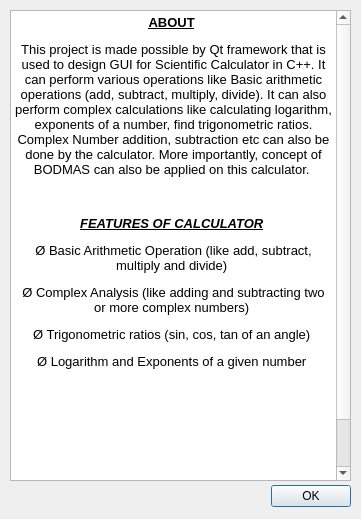
<?xml version="1.0" encoding="UTF-8"?>
<ui version="4.0">
 <class>about</class>
 <widget class="QDialog" name="about">
  <property name="geometry">
   <rect>
    <x>0</x>
    <y>0</y>
    <width>361</width>
    <height>519</height>
   </rect>
  </property>
  <property name="windowTitle">
   <string>Dialog</string>
  </property>
  <widget class="QDialogButtonBox" name="buttonBox">
   <property name="geometry">
    <rect>
     <x>10</x>
     <y>480</y>
     <width>341</width>
     <height>32</height>
    </rect>
   </property>
   <property name="orientation">
    <enum>Qt::Horizontal</enum>
   </property>
   <property name="standardButtons">
    <set>QDialogButtonBox::Ok</set>
   </property>
  </widget>
  <widget class="QTextBrowser" name="textBrowser">
   <property name="geometry">
    <rect>
     <x>10</x>
     <y>10</y>
     <width>341</width>
     <height>471</height>
    </rect>
   </property>
   <property name="html">
    <string>&lt;!DOCTYPE HTML PUBLIC &quot;-//W3C//DTD HTML 4.0//EN&quot; &quot;http://www.w3.org/TR/REC-html40/strict.dtd&quot;&gt;
&lt;html&gt;&lt;head&gt;&lt;meta name=&quot;qrichtext&quot; content=&quot;1&quot; /&gt;&lt;meta charset=&quot;utf-8&quot; /&gt;&lt;style type=&quot;text/css&quot;&gt;
p, li { white-space: pre-wrap; }
hr { height: 1px; border-width: 0; }
li.unchecked::marker { content: &quot;\2610&quot;; }
li.checked::marker { content: &quot;\2612&quot;; }
&lt;/style&gt;&lt;/head&gt;&lt;body style=&quot; font-family:'Segoe UI'; font-size:9pt; font-weight:400; font-style:normal;&quot;&gt;
&lt;p align=&quot;center&quot; style=&quot; margin-top:12px; margin-bottom:12px; margin-left:0px; margin-right:0px; -qt-block-indent:0; text-indent:0px;&quot;&gt;&lt;span style=&quot; font-size:10pt; font-weight:700; text-decoration: underline;&quot;&gt;ABOUT&lt;/span&gt;&lt;span style=&quot; font-size:10pt;&quot;&gt; &lt;/span&gt;&lt;/p&gt;
&lt;p align=&quot;center&quot; style=&quot; margin-top:12px; margin-bottom:12px; margin-left:0px; margin-right:0px; -qt-block-indent:0; text-indent:0px;&quot;&gt;&lt;span style=&quot; font-size:10pt;&quot;&gt;This project is made possible by Qt framework that is used to design GUI for Scientific Calculator in C++. It can perform various operations like Basic arithmetic operations (add, subtract, multiply, divide). It can also perform complex calculations like calculating logarithm, exponents of a number, find trigonometric ratios. Complex Number addition, subtraction etc can also be done by the calculator. More importantly, concept of BODMAS can also be applied on this calculator. &lt;/span&gt;&lt;/p&gt;
&lt;p align=&quot;center&quot; style=&quot; margin-top:12px; margin-bottom:12px; margin-left:0px; margin-right:0px; -qt-block-indent:0; text-indent:0px;&quot;&gt;&lt;span style=&quot; font-size:10pt;&quot;&gt;  &lt;/span&gt;&lt;/p&gt;
&lt;p align=&quot;center&quot; style=&quot; margin-top:12px; margin-bottom:12px; margin-left:0px; margin-right:0px; -qt-block-indent:0; text-indent:0px;&quot;&gt;&lt;span style=&quot; font-size:10pt; font-weight:700; font-style:italic; text-decoration: underline;&quot;&gt;FEATURES OF CALCULATOR&lt;/span&gt;&lt;span style=&quot; font-size:10pt;&quot;&gt; &lt;/span&gt;&lt;/p&gt;
&lt;p align=&quot;center&quot; style=&quot; margin-top:12px; margin-bottom:12px; margin-left:0px; margin-right:0px; -qt-block-indent:0; text-indent:0px;&quot;&gt;&lt;span style=&quot; font-family:'Wingdings'; font-size:10pt;&quot;&gt;Ø&lt;/span&gt;&lt;span style=&quot; font-family:'Times New Roman'; font-size:10pt;&quot;&gt; &lt;/span&gt;&lt;span style=&quot; font-size:10pt;&quot;&gt;Basic Arithmetic Operation (like add, subtract, multiply and divide) &lt;/span&gt;&lt;/p&gt;
&lt;p align=&quot;center&quot; style=&quot; margin-top:12px; margin-bottom:12px; margin-left:0px; margin-right:0px; -qt-block-indent:0; text-indent:0px;&quot;&gt;&lt;span style=&quot; font-family:'Wingdings'; font-size:10pt;&quot;&gt;Ø&lt;/span&gt;&lt;span style=&quot; font-family:'Times New Roman'; font-size:10pt;&quot;&gt; &lt;/span&gt;&lt;span style=&quot; font-size:10pt;&quot;&gt;Complex Analysis (like adding and subtracting two or more complex numbers) &lt;/span&gt;&lt;/p&gt;
&lt;p align=&quot;center&quot; style=&quot; margin-top:12px; margin-bottom:12px; margin-left:0px; margin-right:0px; -qt-block-indent:0; text-indent:0px;&quot;&gt;&lt;span style=&quot; font-family:'Wingdings'; font-size:10pt;&quot;&gt;Ø&lt;/span&gt;&lt;span style=&quot; font-family:'Times New Roman'; font-size:10pt;&quot;&gt; &lt;/span&gt;&lt;span style=&quot; font-size:10pt;&quot;&gt;Trigonometric ratios (sin, cos, tan of an angle) &lt;/span&gt;&lt;/p&gt;
&lt;p align=&quot;center&quot; style=&quot; margin-top:12px; margin-bottom:12px; margin-left:0px; margin-right:0px; -qt-block-indent:0; text-indent:0px;&quot;&gt;&lt;span style=&quot; font-family:'Wingdings'; font-size:10pt;&quot;&gt;Ø&lt;/span&gt;&lt;span style=&quot; font-family:'Times New Roman'; font-size:10pt;&quot;&gt; &lt;/span&gt;&lt;span style=&quot; font-size:10pt;&quot;&gt;Logarithm and Exponents of a given number &lt;/span&gt;&lt;/p&gt;
&lt;p align=&quot;center&quot; style=&quot; margin-top:12px; margin-bottom:12px; margin-left:0px; margin-right:0px; -qt-block-indent:0; text-indent:0px;&quot;&gt;&lt;span style=&quot; font-size:10pt;&quot;&gt;  &lt;/span&gt;&lt;/p&gt;
&lt;p align=&quot;center&quot; style=&quot; margin-top:12px; margin-bottom:12px; margin-left:0px; margin-right:0px; -qt-block-indent:0; text-indent:0px;&quot;&gt;&lt;span style=&quot; font-size:10pt;&quot;&gt;  &lt;/span&gt;&lt;/p&gt;
&lt;p align=&quot;center&quot; style=&quot; margin-top:12px; margin-bottom:12px; margin-left:0px; margin-right:0px; -qt-block-indent:0; text-indent:0px;&quot;&gt;&lt;span style=&quot; font-size:10pt;&quot;&gt;  &lt;/span&gt;&lt;/p&gt;
&lt;p align=&quot;center&quot; style=&quot; margin-top:12px; margin-bottom:12px; margin-left:0px; margin-right:0px; -qt-block-indent:0; text-indent:0px;&quot;&gt;&lt;span style=&quot; font-size:10pt;&quot;&gt;  &lt;/span&gt;&lt;/p&gt;
&lt;p align=&quot;center&quot; style=&quot; margin-top:12px; margin-bottom:12px; margin-left:0px; margin-right:0px; -qt-block-indent:0; text-indent:0px;&quot;&gt;&lt;span style=&quot; font-size:10pt; font-weight:700;&quot;&gt; &lt;/span&gt;&lt;span style=&quot; font-size:10pt;&quot;&gt; &lt;/span&gt;&lt;/p&gt;
&lt;p align=&quot;center&quot; style=&quot; margin-top:12px; margin-bottom:12px; margin-left:0px; margin-right:0px; -qt-block-indent:0; text-indent:0px;&quot;&gt;&lt;span style=&quot; font-size:10pt;&quot;&gt;  &lt;/span&gt;&lt;/p&gt;&lt;/body&gt;&lt;/html&gt;</string>
   </property>
  </widget>
 </widget>
 <resources/>
 <connections>
  <connection>
   <sender>buttonBox</sender>
   <signal>accepted()</signal>
   <receiver>about</receiver>
   <slot>accept()</slot>
   <hints>
    <hint type="sourcelabel">
     <x>248</x>
     <y>254</y>
    </hint>
    <hint type="destinationlabel">
     <x>157</x>
     <y>274</y>
    </hint>
   </hints>
  </connection>
  <connection>
   <sender>buttonBox</sender>
   <signal>rejected()</signal>
   <receiver>about</receiver>
   <slot>reject()</slot>
   <hints>
    <hint type="sourcelabel">
     <x>316</x>
     <y>260</y>
    </hint>
    <hint type="destinationlabel">
     <x>286</x>
     <y>274</y>
    </hint>
   </hints>
  </connection>
 </connections>
</ui>
